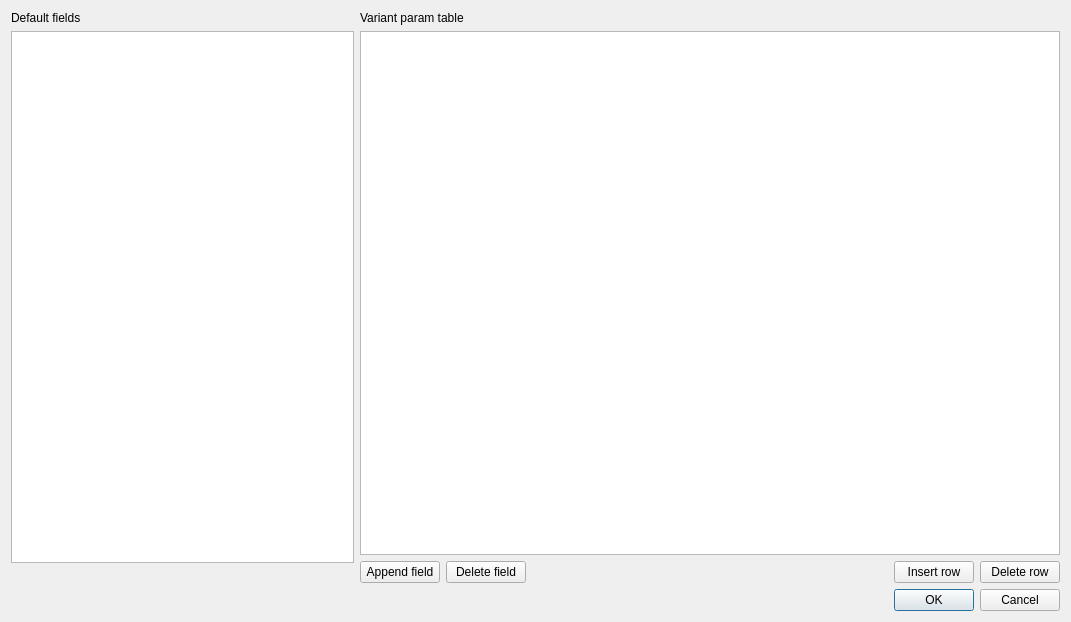
<?xml version="1.0" encoding="UTF-8"?>
<ui version="4.0">
 <class>SdDVariantTable</class>
 <widget class="QDialog" name="SdDVariantTable">
  <property name="geometry">
   <rect>
    <x>0</x>
    <y>0</y>
    <width>1071</width>
    <height>622</height>
   </rect>
  </property>
  <property name="windowTitle">
   <string>Dialog</string>
  </property>
  <layout class="QVBoxLayout" name="verticalLayout_3">
   <item>
    <layout class="QHBoxLayout" name="horizontalLayout_3">
     <item>
      <layout class="QVBoxLayout" name="verticalLayout">
       <item>
        <widget class="QLabel" name="label">
         <property name="text">
          <string>Default fields</string>
         </property>
        </widget>
       </item>
       <item>
        <widget class="QTableWidget" name="mDefFields"/>
       </item>
       <item>
        <layout class="QHBoxLayout" name="horizontalLayout_2">
         <item>
          <spacer name="horizontalSpacer_2">
           <property name="orientation">
            <enum>Qt::Horizontal</enum>
           </property>
           <property name="sizeHint" stdset="0">
            <size>
             <width>40</width>
             <height>20</height>
            </size>
           </property>
          </spacer>
         </item>
        </layout>
       </item>
      </layout>
     </item>
     <item>
      <layout class="QVBoxLayout" name="verticalLayout_2">
       <item>
        <widget class="QLabel" name="label_2">
         <property name="text">
          <string>Variant param table</string>
         </property>
        </widget>
       </item>
       <item>
        <widget class="QTableWidget" name="mVariantTable">
         <property name="minimumSize">
          <size>
           <width>700</width>
           <height>0</height>
          </size>
         </property>
        </widget>
       </item>
       <item>
        <layout class="QHBoxLayout" name="horizontalLayout">
         <item>
          <widget class="QPushButton" name="mVariantAppendField">
           <property name="text">
            <string>Append field</string>
           </property>
          </widget>
         </item>
         <item>
          <widget class="QPushButton" name="mVariantFieldDelete">
           <property name="text">
            <string>Delete field</string>
           </property>
          </widget>
         </item>
         <item>
          <spacer name="horizontalSpacer">
           <property name="orientation">
            <enum>Qt::Horizontal</enum>
           </property>
           <property name="sizeHint" stdset="0">
            <size>
             <width>40</width>
             <height>20</height>
            </size>
           </property>
          </spacer>
         </item>
         <item>
          <widget class="QPushButton" name="mRowInsert">
           <property name="text">
            <string>Insert row</string>
           </property>
          </widget>
         </item>
         <item>
          <widget class="QPushButton" name="mRowDelete">
           <property name="text">
            <string>Delete row</string>
           </property>
          </widget>
         </item>
        </layout>
       </item>
      </layout>
     </item>
    </layout>
   </item>
   <item>
    <widget class="QDialogButtonBox" name="buttonBox">
     <property name="orientation">
      <enum>Qt::Horizontal</enum>
     </property>
     <property name="standardButtons">
      <set>QDialogButtonBox::Cancel|QDialogButtonBox::Ok</set>
     </property>
    </widget>
   </item>
  </layout>
 </widget>
 <resources/>
 <connections>
  <connection>
   <sender>buttonBox</sender>
   <signal>accepted()</signal>
   <receiver>SdDVariantTable</receiver>
   <slot>accept()</slot>
   <hints>
    <hint type="sourcelabel">
     <x>248</x>
     <y>254</y>
    </hint>
    <hint type="destinationlabel">
     <x>157</x>
     <y>274</y>
    </hint>
   </hints>
  </connection>
  <connection>
   <sender>buttonBox</sender>
   <signal>rejected()</signal>
   <receiver>SdDVariantTable</receiver>
   <slot>reject()</slot>
   <hints>
    <hint type="sourcelabel">
     <x>316</x>
     <y>260</y>
    </hint>
    <hint type="destinationlabel">
     <x>286</x>
     <y>274</y>
    </hint>
   </hints>
  </connection>
 </connections>
</ui>
